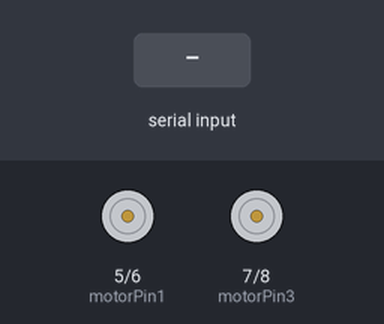
Recording of a sketch running on a simulated Arduino Uno, built with avr-gcc and run on an emulated ATmega328P. On the bench: motor-driver pin pairs drawn as motors (green arrow = first pin HIGH = forward, orange = second pin HIGH = backward, longer = more drive). Inputs (shaded band) come from the test bench. What the sketch prints to the serial monitor is not drawn.

Above: at 1.2 s.
1.3 s: "W" received over the second serial link
At 2.5 s:
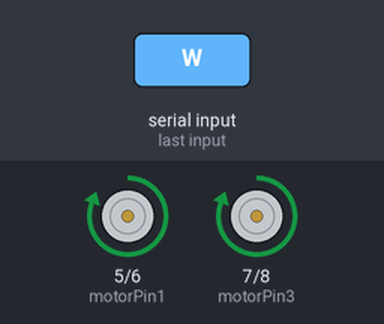
2.8 s: "D" received over the second serial link
At 4.0 s:
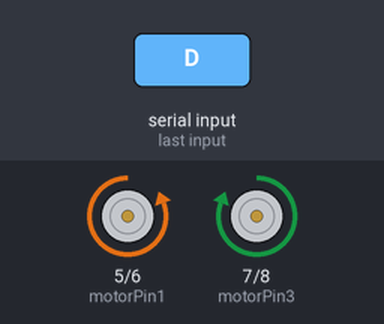
4.3 s: "S" received over the second serial link
At 5.1 s:
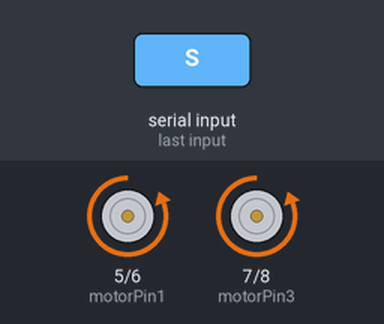
5.8 s: "A" received over the second serial link
At 6.2 s:
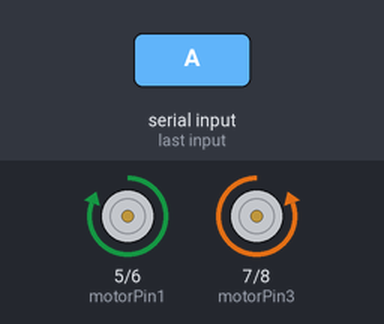
Timing chart, 0 to 8.3 s (numbered marks = the images above; inputs shaded):
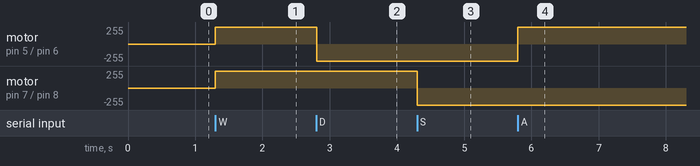

The sketch:

bluetooth-test.ino
```cpp
#include <SoftwareSerial.h>
SoftwareSerial HM10(0, 1);
char appData;
char inData;
const int motorPin1  = 5;
const int motorPin2  = 6;
const int motorPin3  = 7;
const int motorPin4  = 8;
bool forward = false;
bool right = false;
bool backward = false;
bool left = false;

void setup(){
  Serial.begin(9600);
  HM10.begin(9600);
  pinMode(motorPin1, OUTPUT);
  pinMode(motorPin2, OUTPUT);
  pinMode(motorPin3, OUTPUT);
  pinMode(motorPin4, OUTPUT);
}

void loop(){
  HM10.listen();
  while (HM10.available() > 0) {
    appData = HM10.read();
    inData = appData;
    Serial.print(inData);
  }
  if (Serial.available()) {
    delay(10);
    HM10.write(Serial.read());
  }
  if(inData == 'W'){
    digitalWrite(motorPin1, HIGH);
    digitalWrite(motorPin2, LOW);
    digitalWrite(motorPin3, HIGH);
    digitalWrite(motorPin4, LOW);
    delay(10);
  }
  if(inData == 'D'){
    digitalWrite(motorPin1, LOW);
    digitalWrite(motorPin2, HIGH);
    digitalWrite(motorPin3, HIGH);
    digitalWrite(motorPin4, LOW);
    delay(10);
  }
  if(inData == 'S'){
    digitalWrite(motorPin1, LOW);
    digitalWrite(motorPin2, HIGH);
    digitalWrite(motorPin3, LOW);
    digitalWrite(motorPin4, HIGH);
    delay(10);
  }
  if(inData == 'A'){
    digitalWrite(motorPin1, HIGH);
    digitalWrite(motorPin2, LOW);
    digitalWrite(motorPin3, LOW);
    digitalWrite(motorPin4, HIGH);
    delay(10);
  }
  if(inData == 'L'){
    digitalWrite(motorPin1, LOW);
    digitalWrite(motorPin2, LOW);
    digitalWrite(motorPin3, LOW);
    digitalWrite(motorPin4, LOW);
    delay(10);
  }
}
```

Measured:
- after the input at 1.3 s, motor on pin 5 (motorPin1) / pin 6 (motorPin2), motor on pin 7 (motorPin3) / pin 8 (motorPin4): stopped → forward 255/255 at once
- after the input at 2.8 s, motor on pin 5 (motorPin1) / pin 6 (motorPin2): forward 255/255 → backward 255/255 at once
- after the input at 4.3 s, motor on pin 7 (motorPin3) / pin 8 (motorPin4): forward 255/255 → backward 255/255 at once
- after the input at 5.8 s, motor on pin 5 (motorPin1) / pin 6 (motorPin2): backward 255/255 → forward 255/255 at once
